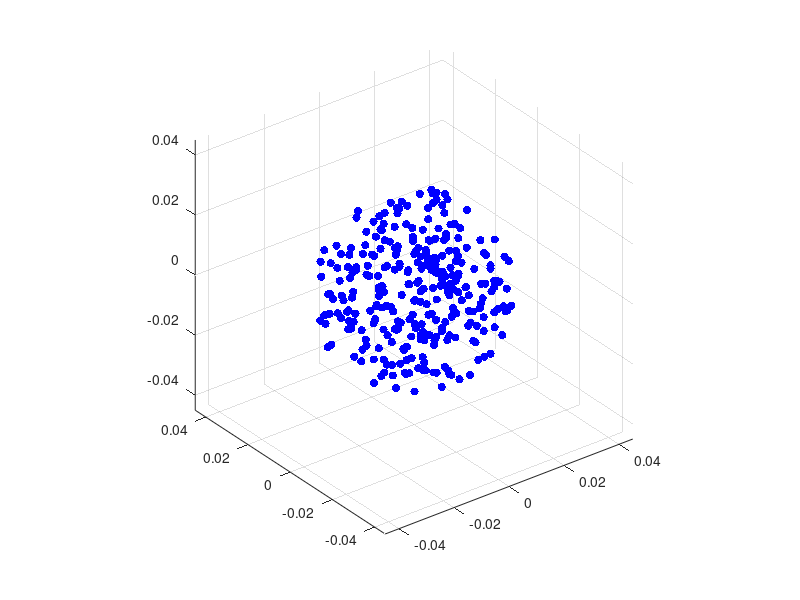

Here is the MATLAB script that generated this plot: (Note: this script raises an error after producing the figure.)
% For the spherical frame work

% initial set up for the cluster
clear
T = 50;
dt = 0.01;
N = floor(T/dt);
R = 0.03;
a = 1.5*R;
q0 = 1e-7;
n = 300;
mass = 1e2;
ratio = 100;
qc = 0;
col = 1;

% location of the balls 
x = zeros(1,n);
y = zeros(1,n);
z = zeros(1,n);
r = zeros(1,n);
E = zeros(1,N);
q = q0*ones(n,1);
Dr = 0.1;

for i=1:n
    r(i)=2*R;
    
    % put the stars in the sphere with radius R
    while r(i) > R
        x(i) = R*2*(rand-0.5);
        y(i) = R*2*(rand-0.5);
        z(i) = R*2*(rand-0.5);
        r(i) = sqrt((x(i))^2 + (y(i))^2 + (z(i))^2);
    end
end


% velocity of the balls
vx = zeros(1,n);
vy = zeros(1,n);
vz = zeros(1,n);

% plot the initial set up
zscaled = abs(q);                                                 
%cn = ceil(max(abs(zscaled)));                                        
cn = ceil(max(q));     
cm = colormap(winter(cn));   
fig = scatter3(x,y,z, [], cm(ceil(zscaled),:), 'filled');
axis equal
axis([-a a -a a -a a]);

for i = 1:N
    [Fx, Fy, Fz] = ball2ball([x',y',z'],q);
    vx = vx+dt.*Fx./mass-Dr.*vx.^2.*sign(vx);
    vy = vy+dt.*Fy./mass-Dr.*vy.^2.*sign(vy);
    vz = vz+dt.*Fz./mass-Dr.*vz.^2.*sign(vz);
    x = x+dt.*vx;
    y = y+dt.*vy;
    z = z+dt.*vz;
    rr = sqrt(x.^2+y.^2+z.^2);
    
    % if touch the boundary, do the reflection
    inx = find(sqrt(x.^2+y.^2+z.^2)>R);
    for j = inx
        r = sqrt(x(j)^2+y(j)^2+z(j)^2);
        x(j) = x(j)*R/r; y(j) = y(j)*R/r; z(j) = z(j)*R/r;
        m = [vx(j);vy(j);vz(j)]; n = [x(j);y(j);z(j)];
        nm = m-(2*(m'*n)./(n'*n))*n;
        vx(j) = col*nm(1); vy(j) = col*nm(2); vz(j) = col*nm(3);
        qtotal = qc+q(j);
        qc = qtotal*(ratio/(ratio+1));
        q(j) = qtotal/(ratio+1);
    end
    inx = find(x<0&y<0&z<0);
%     fig.XData = x(inx);
%     fig.YData = y(inx);
%     fig.ZData = z(inx);

%     fig.XData = x;
%     fig.YData = y;
%     fig.ZData = z; 
%     drawnow

    scatter3(x,y,z,[],[zeros(size(x,2), 2),rr'./R],'filled');
    axis equal
    axis([-a a -a a -a a]);
    
    drawnow    
    E(i) = sum(vx.^2+vy.^2+vz.^2);
end